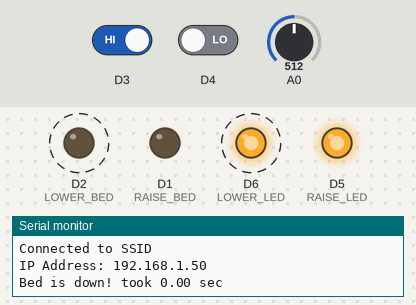
A sketch run on a simulated ESP8266 (NodeMCU). On the bench: output pins drawn as LEDs (lit = HIGH), the last lines printed to the serial monitor. Dashed ring = blinking. The inputs (shaded band) are chosen by the test bench; at power-on: D3 HIGH, D4 LOW, A0 = 512. WiFi joins after 1.5 s; servers stay silent unless stated.

Above: at 7.7 s.
8.8 s: D3 driven LOW
At 10.5 s:
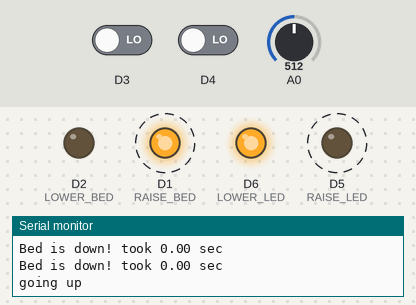
13.2 s: D3 driven HIGH
At 17.5 s:
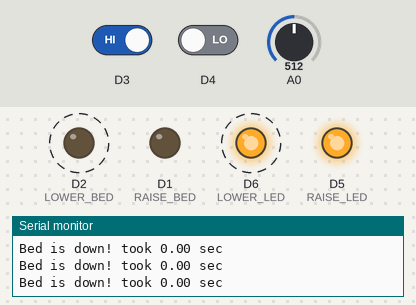
17.6 s: D4 driven HIGH
At 18.3 s:
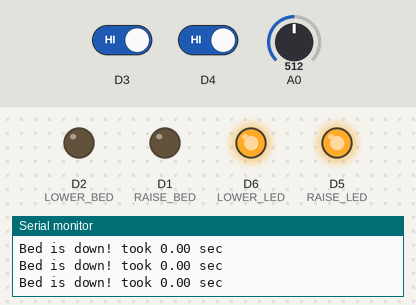
22.1 s: D4 driven LOW
At 23.0 s:
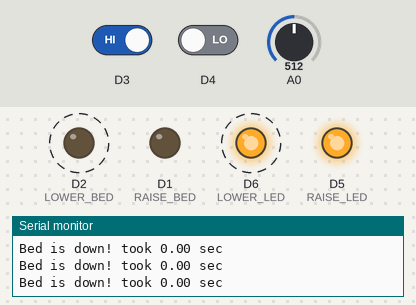
Timing chart, 0 to 27.5 s (numbered marks = the images above; inputs shaded):
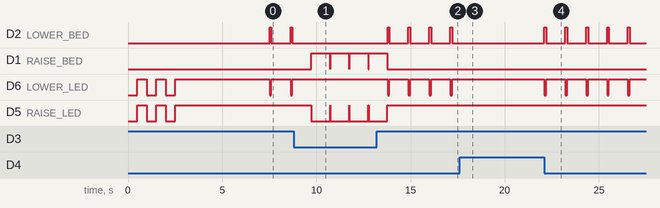

Measured:
- after the input at 8.8 s, D2 (LOWER_BED): stops changing and stays LOW; D1 (RAISE_BED): alternates HIGH for 1.0 s and LOW for 0.01 s, starting after 0.94 s; D6 (LOWER_LED): stops changing and stays HIGH; D5 (RAISE_LED): alternates HIGH for 0.01 s and LOW for 1.0 s, starting after 0.94 s
- after the input at 13.2 s, D2 (LOWER_BED): alternates HIGH for 0.10 s and LOW for 1.0 s, starting after 0.58 s; D1 (RAISE_BED): goes on until 13.8 s, then stays LOW; D6 (LOWER_LED): alternates HIGH for 1.0 s and LOW for 0.10 s, starting after 0.58 s; D5 (RAISE_LED): goes on until 13.8 s, then stays HIGH
- after the input at 17.6 s, D2 (LOWER_BED): stops changing and stays LOW; D6 (LOWER_LED): stops changing and stays HIGH
- after the input at 22.1 s, D2 (LOWER_BED): alternates HIGH for 0.10 s and LOW for 1.0 s, starting at once; D6 (LOWER_LED): alternates HIGH for 1.0 s and LOW for 0.10 s, starting at once
- by itself, D2 (LOWER_BED): alternates HIGH for 0.10 s and LOW for 1.0 s

The sketch:

bed_firmware.ino
```cpp
#include <ESP8266WiFi.h>

const char* ssid = "SSID";
const char* password = "PSK";

#define RAISE_LED D5
#define LOWER_LED D6

#define LOWER_BED D2
#define RAISE_BED D1

// For bed controls
#define CLOSED HIGH
#define OPEN LOW

// For led indicators
#define ON LOW
#define OFF HIGH

// log of anolog voltages
word av[50];
word* avP = &av[0];

// is bed up or down?
bool bedUp = false;

// varible keeping track of where the bed is by how long the winch has been run
int bedPos = 0;

// TCP stuff
WiFiServer server(21);

// when bed is lowerd green led indicator
// when bed is raised blue led indicator

void setup() {

  pinMode(LOWER_BED, OUTPUT);
  pinMode(RAISE_BED, OUTPUT);

  pinMode(RAISE_LED, OUTPUT);
  pinMode(LOWER_LED, OUTPUT);

  // peripheral pins
  pinMode(D3, INPUT);
  pinMode(D4, INPUT);
  pinMode(D0, INPUT);
  pinMode(D7, INPUT);

  digitalWrite(LOWER_BED, OPEN);
  digitalWrite(RAISE_BED, OPEN);
  digitalWrite(RAISE_LED, OFF);
  digitalWrite(LOWER_LED, OFF);

  for (int i = 0; i < 3; i++) {
    digitalWrite(RAISE_LED, ON);
    digitalWrite(LOWER_LED, ON);
    delay(500);
    digitalWrite(RAISE_LED, OFF);
    digitalWrite(LOWER_LED, OFF);
    delay(500);
  }

  Serial.begin(9600);

  // put bed down if up
  while (!checkBedDown()) {
    delay(50);
  }

  Serial.println(bedUp);
  if (bedUp)
    auto_bed_down();


  // Connect to wifi
  IPAddress ip(192, 168, 1, 26);
  IPAddress gateway(192, 168, 1, 1);
  IPAddress subnet(255, 255, 255, 0);
  WiFi.config(ip, gateway, subnet);

  WiFi.begin(ssid, password);
  while (WiFi.status() != WL_CONNECTED) {
    delay(1000);
    Serial.println("Failed to connect to wifi");
  }

  Serial.print("Connected to "); Serial.println(ssid);
  Serial.print("IP Address: "); Serial.println(WiFi.localIP());

  server.begin();
}

void raise_bed(int mil_time) {
  if (bedPos + (mil_time / 1000) < 6) {
    Serial.println("going up");
    digitalWrite(RAISE_LED, ON);
    digitalWrite(RAISE_BED, CLOSED);
    delay(mil_time);
    digitalWrite(RAISE_BED, OPEN);
    digitalWrite(RAISE_LED, OFF);
    bedPos += (mil_time / 1000);
  }
}

void lower_bed(int mil_time) {
  if (bedPos > 0) {
    Serial.println("going down");
    digitalWrite(LOWER_LED, ON);
    digitalWrite(LOWER_BED, CLOSED);
    delay(mil_time);
    digitalWrite(LOWER_BED, OPEN);
    digitalWrite(LOWER_LED, OFF);
    bedPos -= (mil_time / 1000);
  }
}

String readFromSock(WiFiClient sClient) {
  String str = "";
  int accumDelay = 0;
  while (true) {
    if (sClient.available() > 0) {
      Serial.println("reading from client");
      for (int i = 0; i < 100; i++) {
        char c = sClient.read();
        if (c == 0) {
          Serial.println(accumDelay);
          break;
        }
        Serial.write(c);
        str += c;
      }
      return str;
    } else {
      delay(50);
      accumDelay += 50;
      if (accumDelay > 10 * 1000) {
        return "NULL";
      }
    }
  }
}

bool checkBedDown() {
  // read from anaolog to see if bed is up or down
  if ((((int) & (*avP) - (int) &av[0]) / 2) > 49) {
    avP = &av[0];
    *avP = (word) analogRead(A0);
    // 50 values from anolog have been read over 500 mili sec -> take average and deterimine if bed is up or down
    int sum = 0;
    for (int i = 0; i < 50; i++) {
      sum += (int) av[i];
    }
    double avg = sum / 50;
    bedUp = (avg > 1020);
    return true;
  } else {
    *avP = (word) analogRead(A0);
    avP += 1;
  }
  return false;
}

// test periphials for ground *NOTE* D0 and D7 stay down after being grounded then set to float -> must be kept high
void test_periph() {
  checkBedDown();
  if (!digitalRead(D3)) {
    raise_bed(1000);
  } else if (!digitalRead(D4)) {
    auto_bed_down();
    delay(1000);
  }
}

bool auto_bed_down() {
  double time_elap = 0;
  digitalWrite(LOWER_LED, ON);
  digitalWrite(LOWER_BED, CLOSED);
  while (bedUp) {
    while (!checkBedDown()) {
      delay(1);
      time_elap += 1.4;
    }
    //Serial.println(time_elap);
    if (time_elap / 1000 > 8) {
      Serial.println("8 sec have elapsed bed is not down -> posible mechanical failure?");
      Serial.println("ERROR auto bed down exiting");
      digitalWrite(LOWER_BED, OPEN);
      digitalWrite(LOWER_LED, OFF);
      return false;
    }
  }
  // delay a little longer so their is some slack in cable
  delay(100);
  digitalWrite(LOWER_BED, OPEN);
  digitalWrite(LOWER_LED, OFF);
  Serial.print("Bed is down! took ");
  Serial.print((double) time_elap / 1000.0);
  Serial.println(" sec");
  bedPos = 0;
  return true;
}

void loop() {
  test_periph();
  WiFiClient sClient = server.available();
  if (sClient) {
    sClient.flush();
    sClient.println("BED SERVER");
    String str = readFromSock(sClient);
    if (str.startsWith("UP")) {
      Serial.println("going up");
      int amt = str[str.length() - 1] - '0';
      if (amt > 5 || amt < 0) {
        Serial.println("invalid amt cannot be larger than 5 sec");
      } else {
        raise_bed(amt * 1000);
      }
    } else if (str.startsWith("DOWN")) {
      Serial.println("going down.");
      int amt = str[str.length() - 1] - '0';
      if (amt > 5 || amt < 0) {
        Serial.println("invalid amt cannot be larger than 5 sec");
      } else {
        lower_bed(amt * 1000);
      }
    } else if (str.equals("ADOWN")) {
      Serial.println("auto down...");
      auto_bed_down();
    } else {
      Serial.println("ERROR no such cmd. -> ");
      Serial.print(str);
    }
    Serial.print("Bed pos -> ");
    Serial.println(bedPos);
  }
  delay(10);
}
```
